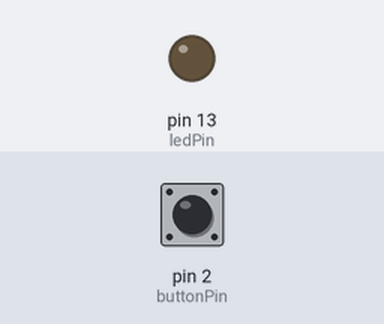
The sketch below on a simulated Arduino Uno, built with avr-gcc and run on an emulated ATmega328P. Parts: output pins drawn as LEDs (lit = HIGH). The test bench sets the inputs (shaded band); at power-on: pin 2 (buttonPin) HIGH.

Above: at 1.2 s.
1.3 s: pin 2 (buttonPin) pulled LOW for 0.15 s
At 1.7 s:
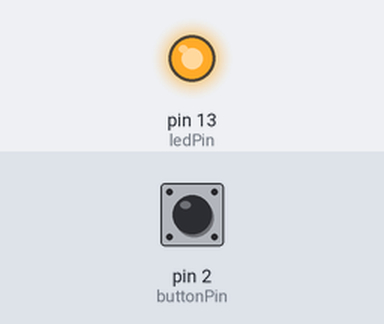
2.9 s: pin 2 (buttonPin) pulled LOW for 1 s
At 4.1 s:
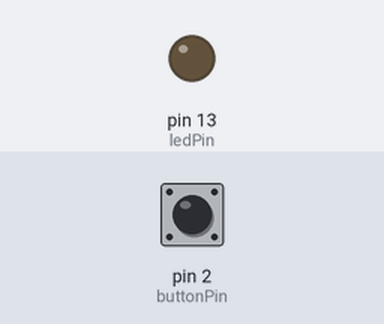
5.4 s: pin 2 (buttonPin) pulled LOW for 3.2 s
At 6.0 s:
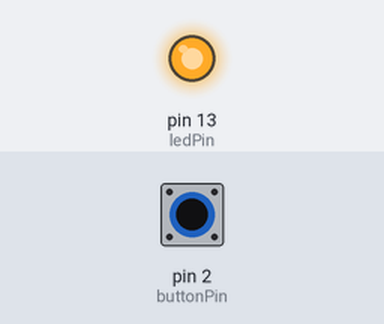
Timing chart, 0 to 8.4 s (numbered marks = the images above; inputs shaded):
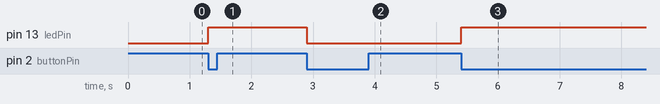

Measured:
- after the input at 1.3 s, pin 13 (ledPin): LOW → HIGH at once
- after the input at 2.9 s, pin 13 (ledPin): HIGH → LOW at once
- after the input at 5.4 s, pin 13 (ledPin): LOW → HIGH at once

The sketch:

toggle_led_without_if_else.ino
```cpp
const byte buttonPin = 2;
const byte ledPin = 13;

byte ledState = 0;
byte lastButtonState = 1;

void setup() {
  pinMode(buttonPin, INPUT_PULLUP);
  pinMode(ledPin, OUTPUT);
}

void loop() {

  byte buttonState = digitalRead(buttonPin);

  // Detect HIGH → LOW transition
  byte buttonPressed = lastButtonState & !buttonState;

  // Toggle LED only when button is pressed
  ledState ^= buttonPressed;

  digitalWrite(ledPin, ledState);

  lastButtonState = buttonState;

  delay(50);
}
```
